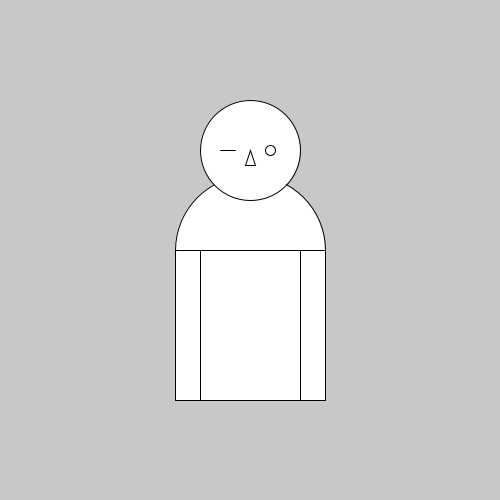
Frame 1 (no input)
Frame 60 (the mouse pressed at the canvas centre just before this capture): identical to frame 1, image omitted
Frame 120 (the mouse held since frame 60 and released just before this capture): identical to frame 1, image omitted

The Processing sketch that drew this single still picture (run headless with seeded random() and noise(); from frame 60 on, the mouse is pressed at the canvas centre):

// Processing sketch: Portrait_02_draw
// ── Portrait_02_draw.pde
/* 
*  Portrait 02
*  Zeichenfunktionen
*  HKB 16 Parametric Design, MR
*/

// Setup Funktion, wird einmal aufgerufen
void setup(){ 
  size(500,500);  
}


// Draw Funktion, wird geloopt
void draw(){
  
  background(200);
  rect(235,180,30,60);
 //arc(250, 250, 150, 150, -PI, 0, CLOSE); // Schulter
  ellipse(250, 250, 150, 150); // Schulter
  ellipse(250,150,100,100); // Kopf
 
  // Gesicht
  triangle(250,150,255,165,245,165);
  line(220,150,235,150);
  //line(265,150,280,150);
  ellipse(270,150,10,10);

  rect(200,250,100,150); // Bauch
  rect(175,250,25,150); // linker Arm
  rect(300,250,25,150); // rechter Arm
 
}
